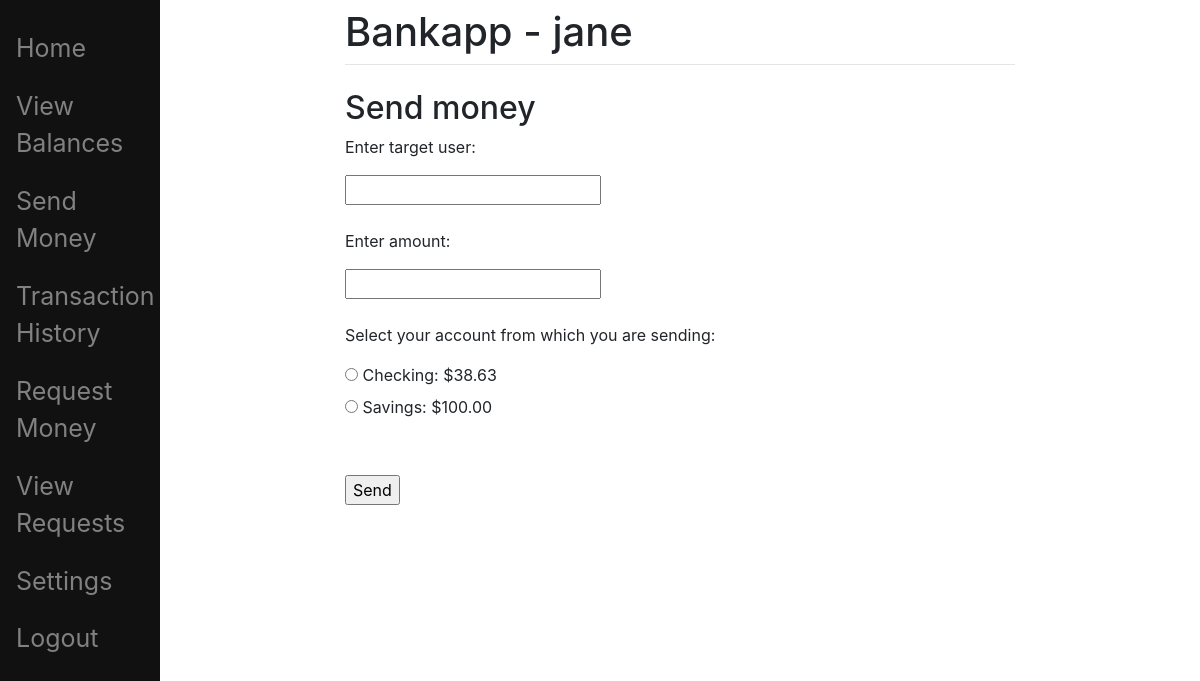
/send (signed in), run on the app's committed database.
### view_balances/models.py (models this page shows)
class Account(models.Model):
    user = models.ForeignKey(User, on_delete=models.CASCADE)
    balance = models.DecimalField(max_digits=6, decimal_places=2)
    preferred = models.BooleanField()
    account_type = models.CharField(max_length=10,
                                    choices=[(tag, tag.value)
                                             for tag in Account_Type])

### send_money/views.py (the view, shortened to what this page needs)
# urls.py: path('', include('send_money.urls')),
def send_money(request):
    if not request.user.is_authenticated:
        return redirect('index')
    accounts = Account.objects.filter(user=request.user).\
        order_by('account_type', 'id')
    context = {
        'error': False,
        'error_message': "",
        'sent': False,
        'accounts': accounts
    }
    return render(request, 'send_money/send_money.html', context)

### send_money/templates/send_money/send_money.html (shortened to what this page needs)
{% extends 'authentication_system/base.html' %}
{% block content %}
    <h2>Send money</h2>
    <form method="POST" action="{% url 'send_money' %}">
        <p>Enter target user:</p>
        <input type="text" name="target user field" label="test">
        <br></br>
        <p>Enter amount:</p>
        <input type="text" name="amount field">
        <br></br>
        <p>Select your account from which you are sending:</p>
        {% for account in accounts %}
            <input type="radio" id="{{ account.id }}" name="from account radio" value="{{ account.id }}">
            <label for="{{ account.id }}">{{ account.account_type }}: ${{ account.balance }}</label><br>
        {% endfor %}
        <br></br>
        <input type="submit" value="Send">
    </form>
{% endblock %}

### authentication_system/templates/authentication_system/base.html (shortened to what this page needs)
<!doctype html>
<html>
<head>
	<link rel="stylesheet" href="https://stackpath.bootstrapcdn.com/bootstrap/4.3.1/css/bootstrap.min.css">
</head>
<body>
	<div class="sidenav">
		{% if user.is_authenticated %}
			<a href="/">Home</a>
			<a href="{% url 'view_balances' %}">View Balances</a>
			<a href="{% url 'send_money' %}">Send Money</a>
			<a href="{% url 'transaction_history' %}">Transaction History</a>
			<a href="{% url 'request_money' %}">Request Money</a>
			<a href="{% url 'view_requests' %}">View Requests</a>
			<a href="{% url 'settings_page' %}">Settings</a>
			<a href="{% url 'logout' %}">Logout</a>
		{% else %}
			<a href="{% url 'login' %}">Login</a>
		{% endif %}
	</div>
	<div id="content" name="content" class="main">
		<div class="row justify-content-center">
			<div class="col-8">
				<h1 class="mt-2">Bankapp - {{ user.username }}</h1>
				<hr class="mt-0 mb-4">
				{% block content %}
				{% endblock %}
			</div>
		</div>
	</div>
</body>
</html>

### authentication_system/templates/authentication_system/base.html (style rules this page uses)
.sidenav { height:100%; width:160px; position: fixed; z-index:1; top:0; left:0; background-color:#111; overflow-x: :hidden; padding-top:20px; }
.sidenav a { padding:10px 8px 10px 16px; text-decoration: none; font-size:25px; color: #818181; display:block; }
.main { margin-left:160px; padding: 0px 10px; }

### data on the page
Account: account_type "Checking", balance "38.63"
Account: account_type "Savings", balance "100.00"

### other printed values
{{ user.username }} "jane"
